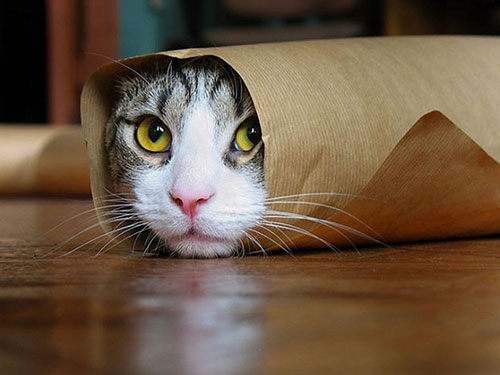
#> input picture sample_img/cat_01.jpg, 500 x 375 px, found by its file name
$ python transform.py
#> lines starting #> are read from the running program, lines starting #| are printed output that depends on the picture
import numpy as np
import cv2

original = cv2.imread('sample_img/cat_01.jpg')
#> original is the input picture: shape (375, 500, 3); mean B, G, R 66.8, 86.7, 107.4
rows = original.shape[0]
#> rows = 375
cols = original.shape[1]
#> cols = 500

M = np.float32([[1, 0, -150], [0,1,-70]])
shifted = cv2.warpAffine(original, M, (cols, rows))
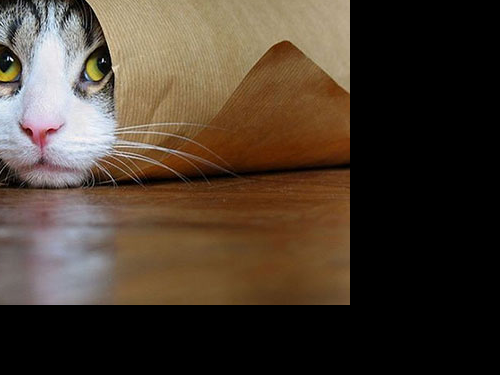
#> shifted: shape (375, 500, 3); mean B, G, R 47.2, 60, 73.4

cv2.imshow('shifted', shifted)
cv2.waitKey(0)
cv2.destroyAllWindows()

$ run again, with sample_img/cat_02.jpg copied over sample_img/cat_01.jpg
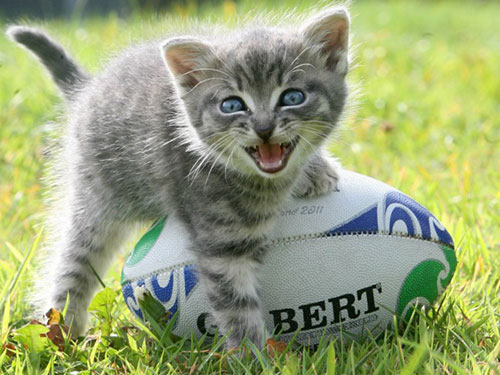
#> input picture sample_img/cat_02.jpg, 500 x 375 px, found by its file name
#> original is the input picture: shape (375, 500, 3); mean B, G, R 120.3, 163.5, 152.8
#> `shifted = cv2.warpAffine(original, M, (cols, rows))`:
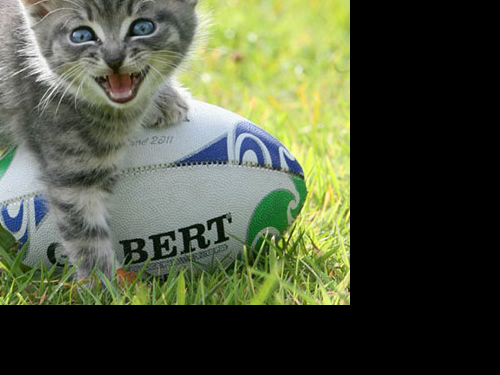
#> shifted: shape (375, 500, 3); mean B, G, R 62.7, 84.8, 78.2

$ run again, with sample_img/cat_03.jpg copied over sample_img/cat_01.jpg
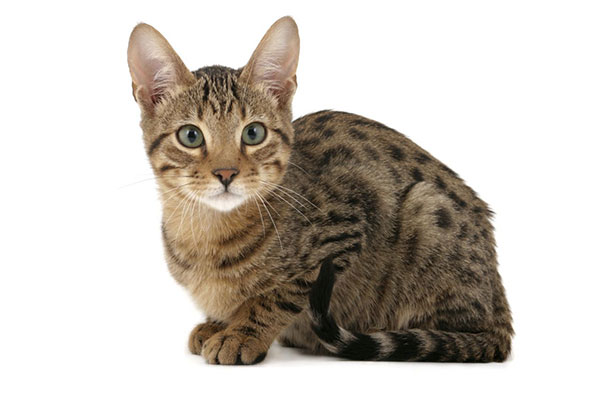
#> input picture sample_img/cat_03.jpg, 600 x 400 px, found by its file name
#> original is the input picture: shape (400, 600, 3); mean B, G, R 188.2, 195.8, 202.3
#> `shifted = cv2.warpAffine(original, M, (cols, rows))`:
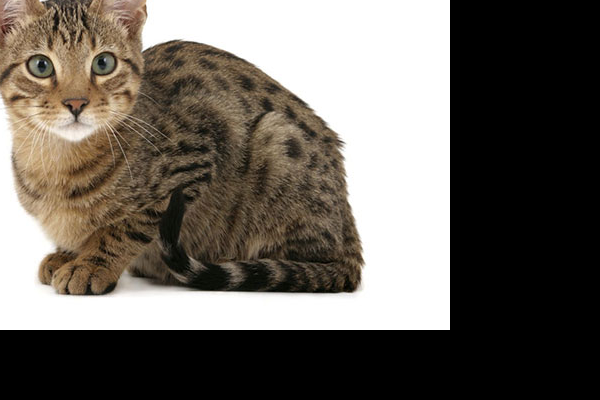
#> shifted: shape (400, 600, 3); mean B, G, R 93.5, 100.7, 106.6

$ run again, with sample_img/cat_04.jpg copied over sample_img/cat_01.jpg
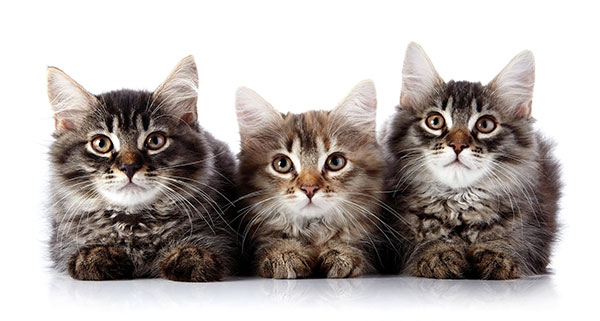
#> input picture sample_img/cat_04.jpg, 600 x 321 px, found by its file name
#> original is the input picture: shape (321, 600, 3); mean B, G, R 172.5, 175.5, 182.5
#> `shifted = cv2.warpAffine(original, M, (cols, rows))`:
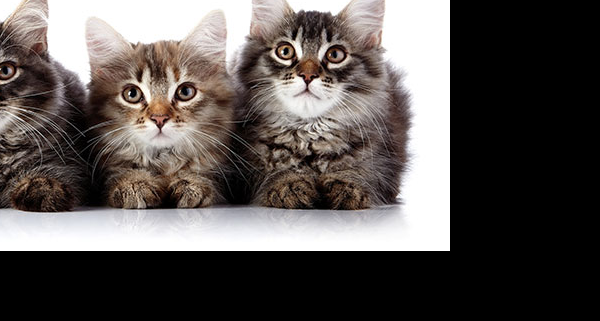
#> shifted: shape (321, 600, 3); mean B, G, R 82.8, 85.2, 90.9
